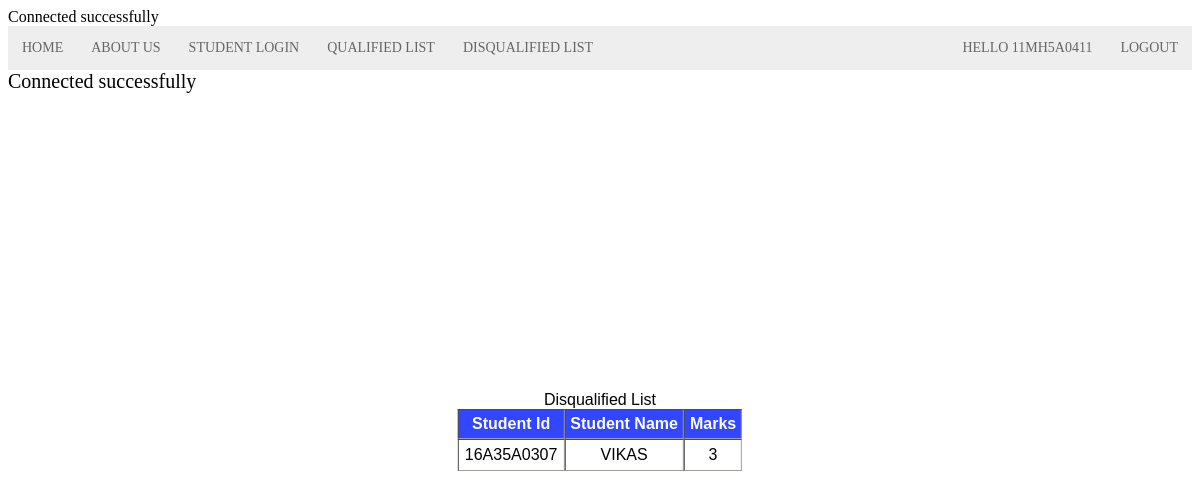
/Disqualified.php (signed in), run on the app's committed database.
### tables this page shows
CREATE TABLE `student_registration` (
  `sid` varchar(20) NOT NULL,
  `pwd` varchar(20) NOT NULL,
  `sname` varchar(20) NOT NULL,
  `qualification` varchar(10) NOT NULL,
  `branch` varchar(20) NOT NULL,
  `phno` varchar(10) NOT NULL,
  `marks` int(3) DEFAULT NULL,
  `Role` int(1) NOT NULL
);

### Disqualified.php (the view, shortened to what this page needs)
<head> <link href=style.css rel=stylesheet type="text/css"></head>
<?php
include "navbar.php";
?>
<body>
    <div class="content">
   <table border=1 cellspacing="0" cellpadding="5px" class="tab">
   	<caption>Disqualified List</caption>
   	<thead>
   		<tr>
   			<th>Student Id</th>
        <th>Student Name</th>
   			<th>Marks</th>
   		</tr>
   </thead>
 <?php
include "dbcon.php";
$result = mysqli_query($connection , "SELECT * FROM student_registration WHERE marks<8");
 while($row = mysqli_fetch_array($result, MYSQLI_NUM))
 {
echo "<tr><td>" . $row[0] . "</td><td>" . $row[2] . "</td><td>".$row[6]."</td></tr>";
}
echo "</table>";
?>
    </div>
</body>

### style.css (style rules this page uses)
.content { background-color: rgba(255, 255, 255, 0.9); font-size: 20px ; min-height:100%; min-width:100%; }
.tab { position:absolute; top: 50%; left: 50%; margin-right: -50%; transform: translate(-50%, -50%); }

### Disqualified.php (style rules this page uses)
body { background-attachment: fixed; }
table { border: 1px #9F9F9A ; font: 16px sans-serif; margin:auto; }
thead { color: #FDFEFE ; background-color: #3346FF; }
td { padding:6px; text-align:center; }

### data on the page
student_registration: sid "16A35A0307", sname "VIKAS", marks "3"

### other printed values
$_SESSION['sid'] "11MH5A0411"
